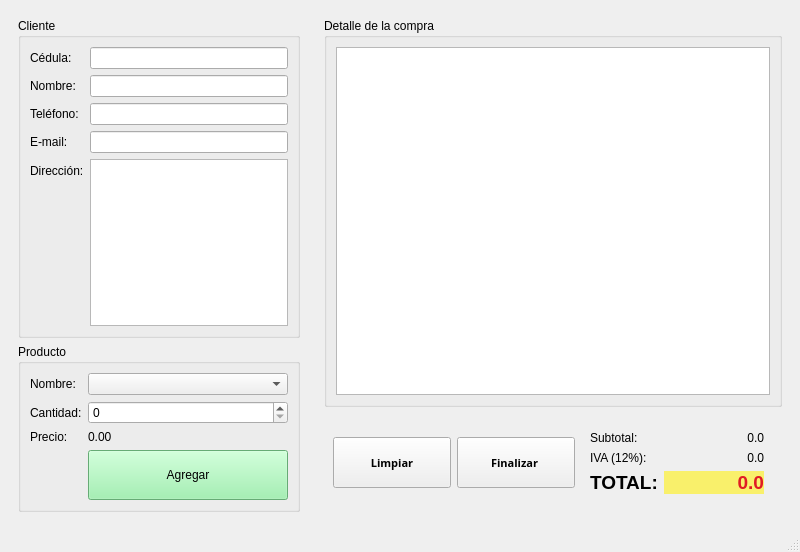
<?xml version="1.0" encoding="UTF-8"?>
<ui version="4.0">
 <class>Tienda</class>
 <widget class="QMainWindow" name="Tienda">
  <property name="geometry">
   <rect>
    <x>0</x>
    <y>0</y>
    <width>800</width>
    <height>552</height>
   </rect>
  </property>
  <property name="windowTitle">
   <string>Tienda</string>
  </property>
  <property name="windowIcon">
   <iconset resource="Recursos.qrc">
    <normaloff>:/Recursos/tienda.png</normaloff>:/Recursos/tienda.png</iconset>
  </property>
  <widget class="QWidget" name="centralwidget">
   <layout class="QHBoxLayout" name="horizontalLayout_3">
    <item>
     <widget class="QWidget" name="widget" native="true">
      <property name="minimumSize">
       <size>
        <width>300</width>
        <height>0</height>
       </size>
      </property>
      <property name="maximumSize">
       <size>
        <width>300</width>
        <height>16777215</height>
       </size>
      </property>
      <layout class="QVBoxLayout" name="verticalLayout">
       <item>
        <widget class="QGroupBox" name="groupBox">
         <property name="title">
          <string>Cliente</string>
         </property>
         <layout class="QFormLayout" name="formLayout">
          <item row="0" column="0">
           <widget class="QLabel" name="label">
            <property name="text">
             <string>Cédula:</string>
            </property>
           </widget>
          </item>
          <item row="0" column="1">
           <widget class="QLineEdit" name="inCedula"/>
          </item>
          <item row="2" column="0">
           <widget class="QLabel" name="label_2">
            <property name="text">
             <string>Nombre:</string>
            </property>
           </widget>
          </item>
          <item row="2" column="1">
           <widget class="QLineEdit" name="inNombre"/>
          </item>
          <item row="4" column="0">
           <widget class="QLabel" name="label_3">
            <property name="text">
             <string>Teléfono:</string>
            </property>
           </widget>
          </item>
          <item row="4" column="1">
           <widget class="QLineEdit" name="inTelefono"/>
          </item>
          <item row="6" column="0">
           <widget class="QLabel" name="label_4">
            <property name="text">
             <string>E-mail:</string>
            </property>
           </widget>
          </item>
          <item row="6" column="1">
           <widget class="QLineEdit" name="inEmail"/>
          </item>
          <item row="8" column="0">
           <widget class="QLabel" name="label_5">
            <property name="text">
             <string>Dirección:</string>
            </property>
           </widget>
          </item>
          <item row="8" column="1">
           <widget class="QPlainTextEdit" name="inDireccion">
            <property name="lineWidth">
             <number>3</number>
            </property>
           </widget>
          </item>
         </layout>
        </widget>
       </item>
       <item>
        <widget class="QGroupBox" name="groupBox_2">
         <property name="title">
          <string>Producto</string>
         </property>
         <layout class="QFormLayout" name="formLayout_2">
          <item row="0" column="0">
           <widget class="QLabel" name="label_6">
            <property name="text">
             <string>Nombre:</string>
            </property>
           </widget>
          </item>
          <item row="0" column="1">
           <widget class="QComboBox" name="inProducto"/>
          </item>
          <item row="2" column="0">
           <widget class="QLabel" name="label_7">
            <property name="text">
             <string>Cantidad:</string>
            </property>
           </widget>
          </item>
          <item row="2" column="1">
           <widget class="QSpinBox" name="inCantidad"/>
          </item>
          <item row="4" column="0">
           <widget class="QLabel" name="label_8">
            <property name="text">
             <string>Precio:</string>
            </property>
           </widget>
          </item>
          <item row="4" column="1">
           <widget class="QLabel" name="outPrecio">
            <property name="text">
             <string>0.00</string>
            </property>
           </widget>
          </item>
          <item row="7" column="1">
           <widget class="QPushButton" name="btnAgregar">
            <property name="minimumSize">
             <size>
              <width>0</width>
              <height>50</height>
             </size>
            </property>
            <property name="styleSheet">
             <string notr="true">background-color: rgb(143, 240, 164);</string>
            </property>
            <property name="text">
             <string>Agregar</string>
            </property>
            <property name="icon">
             <iconset resource="Recursos.qrc">
              <normaloff>:/Recursos/boton-agregar.png</normaloff>:/Recursos/boton-agregar.png</iconset>
            </property>
           </widget>
          </item>
         </layout>
        </widget>
       </item>
      </layout>
     </widget>
    </item>
    <item>
     <widget class="QWidget" name="widget_2" native="true">
      <layout class="QVBoxLayout" name="verticalLayout_2">
       <item>
        <widget class="QGroupBox" name="groupBox_3">
         <property name="title">
          <string>Detalle de la compra</string>
         </property>
         <layout class="QHBoxLayout" name="horizontalLayout_2">
          <item>
           <widget class="QTableWidget" name="outDetalle"/>
          </item>
         </layout>
        </widget>
       </item>
       <item>
        <widget class="QWidget" name="widget_3" native="true">
         <layout class="QGridLayout" name="gridLayout">
          <item row="0" column="0">
           <widget class="QPushButton" name="btnFinalizar_2">
            <property name="minimumSize">
             <size>
              <width>107</width>
              <height>51</height>
             </size>
            </property>
            <property name="font">
             <font>
              <family>Bahnschrift SemiBold</family>
              <pointsize>8</pointsize>
              <weight>75</weight>
              <bold>true</bold>
             </font>
            </property>
            <property name="text">
             <string>Limpiar</string>
            </property>
            <property name="icon">
             <iconset resource="Recursos.qrc">
              <normaloff>:/Recursos/limpiar.png</normaloff>:/Recursos/limpiar.png</iconset>
            </property>
           </widget>
          </item>
          <item row="0" column="1">
           <widget class="QPushButton" name="btnFinalizar">
            <property name="minimumSize">
             <size>
              <width>107</width>
              <height>51</height>
             </size>
            </property>
            <property name="font">
             <font>
              <family>Bahnschrift SemiBold</family>
              <pointsize>8</pointsize>
              <weight>75</weight>
              <bold>true</bold>
             </font>
            </property>
            <property name="text">
             <string>Finalizar </string>
            </property>
            <property name="icon">
             <iconset resource="Recursos.qrc">
              <normaloff>:/Recursos/carrito-de-compras.png</normaloff>:/Recursos/carrito-de-compras.png</iconset>
            </property>
           </widget>
          </item>
          <item row="0" column="2">
           <widget class="QWidget" name="widget_4" native="true">
            <layout class="QFormLayout" name="formLayout_3">
             <item row="0" column="0">
              <widget class="QLabel" name="label_10">
               <property name="text">
                <string>Subtotal:</string>
               </property>
              </widget>
             </item>
             <item row="0" column="1">
              <widget class="QLabel" name="outSubtotal">
               <property name="minimumSize">
                <size>
                 <width>100</width>
                 <height>0</height>
                </size>
               </property>
               <property name="text">
                <string>0.0</string>
               </property>
               <property name="alignment">
                <set>Qt::AlignRight|Qt::AlignTrailing|Qt::AlignVCenter</set>
               </property>
              </widget>
             </item>
             <item row="1" column="0">
              <widget class="QLabel" name="label_11">
               <property name="text">
                <string>IVA (12%):</string>
               </property>
              </widget>
             </item>
             <item row="1" column="1">
              <widget class="QLabel" name="outIva">
               <property name="minimumSize">
                <size>
                 <width>100</width>
                 <height>0</height>
                </size>
               </property>
               <property name="text">
                <string>0.0</string>
               </property>
               <property name="alignment">
                <set>Qt::AlignRight|Qt::AlignTrailing|Qt::AlignVCenter</set>
               </property>
              </widget>
             </item>
             <item row="2" column="0">
              <widget class="QLabel" name="label_12">
               <property name="font">
                <font>
                 <pointsize>14</pointsize>
                 <weight>75</weight>
                 <bold>true</bold>
                </font>
               </property>
               <property name="text">
                <string>TOTAL:</string>
               </property>
              </widget>
             </item>
             <item row="2" column="1">
              <widget class="QLabel" name="outTotal">
               <property name="minimumSize">
                <size>
                 <width>100</width>
                 <height>0</height>
                </size>
               </property>
               <property name="font">
                <font>
                 <pointsize>14</pointsize>
                 <weight>75</weight>
                 <bold>true</bold>
                </font>
               </property>
               <property name="styleSheet">
                <string notr="true">background-color: rgb(249, 240, 107);
color: rgb(224, 27, 36);</string>
               </property>
               <property name="text">
                <string>0.0</string>
               </property>
               <property name="alignment">
                <set>Qt::AlignRight|Qt::AlignTrailing|Qt::AlignVCenter</set>
               </property>
              </widget>
             </item>
            </layout>
           </widget>
          </item>
         </layout>
        </widget>
       </item>
      </layout>
     </widget>
    </item>
   </layout>
  </widget>
  <widget class="QMenuBar" name="menubar">
   <property name="geometry">
    <rect>
     <x>0</x>
     <y>0</y>
     <width>800</width>
     <height>21</height>
    </rect>
   </property>
  </widget>
  <widget class="QStatusBar" name="statusbar"/>
 </widget>
 <resources>
  <include location="Recursos.qrc"/>
 </resources>
 <connections/>
</ui>
